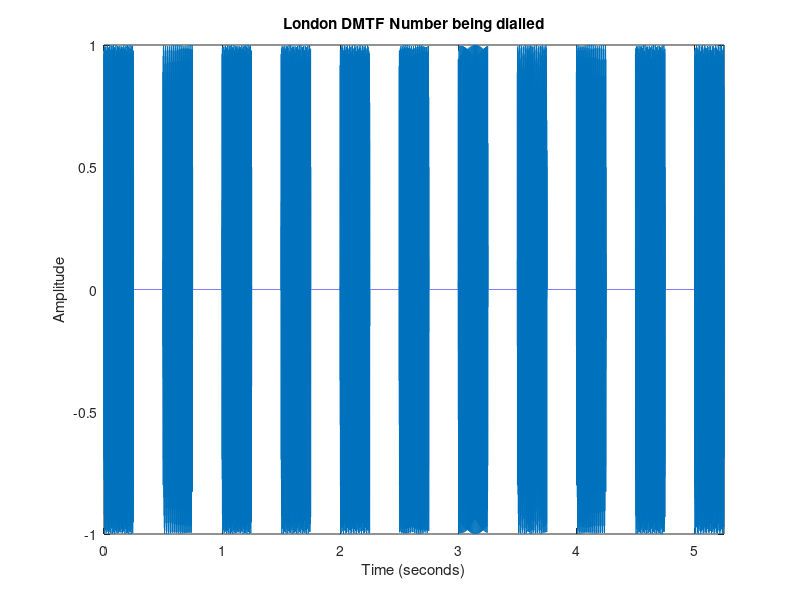
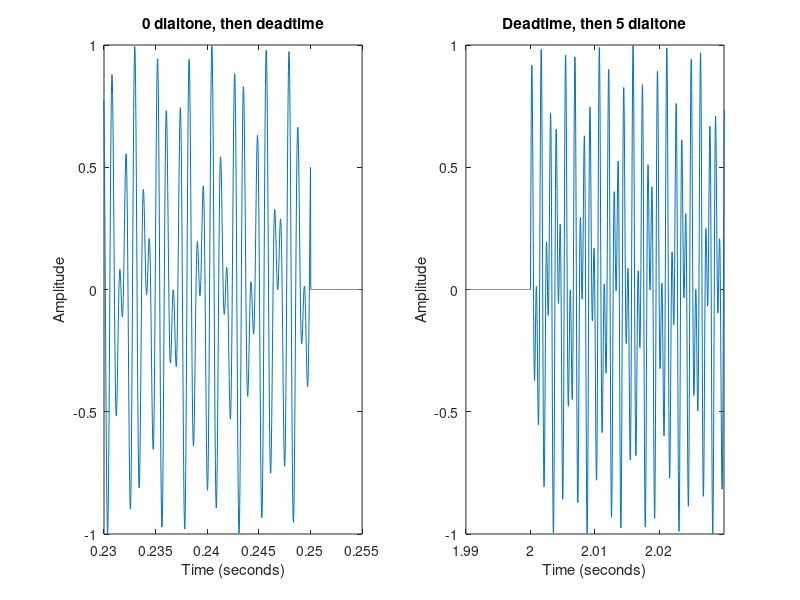

These figures' MATLAB source, in order:
close all; clear; clc;


%% 3.3.1
% 0207 594 6271

number = [ 0 2 0 7 5 9 4 6 2 7 1 ];

Fsamp = 32768;
nyq = (Fsamp/2)- 1;

fh1 = 697; fv1 = 1209;
fh2 = 770; fv2 = 1336;
fh3 = 852; fv3 = 1477;
fh4 = 941;

freqs = [fh4 fv2; 
            fh1 fv1;
            fh1 fv2;
            fh1 fv3;
            fh2 fv1;
            fh2 fv2;
            fh2 fv3;
            fh3 fv1;
            fh3 fv2;
            fh3 fv3 ];
        

% ie half a second for each different tone        
N = .5*Fsamp;

n = 1:N/2; % The number of 
dial = zeros(1, (N*length(number)) - N/2);

for i = 1:length(number)
    
    digit = number(i);
    tone = freqs(digit+1,:);
    f1 = tone(1);
    f2 = tone(2);
    
    signal = (sin((2*pi*f1*n)/Fsamp) + sin((2*pi*f2*n)/Fsamp))/2;
    dial(((i*N) - N)+1:((i*N)-N/2)) = signal;
end

sound(dial.', Fsamp);

plot((1:length(dial))/Fsamp, dial)
    xlim([0 5.25])
    xlabel('Time (seconds)');
    ylabel('Amplitude');
    title('London DMTF Number being dialled');
    
figure;
subplot(1,2,1);
plot((1:length(dial))/Fsamp, dial)
    xlim([0 5.25])
    xlabel('Time (seconds)');
    ylabel('Amplitude');
    title('0 dialtone, then deadtime');
    xlim([.23 .255])
    
subplot(1,2,2);
plot((1:length(dial))/Fsamp, dial)
    xlim([0 5.25])
    xlabel('Time (seconds)');
    ylabel('Amplitude');
    title('Deadtime, then 5 dialtone');
    xlim([1.99 2.03])